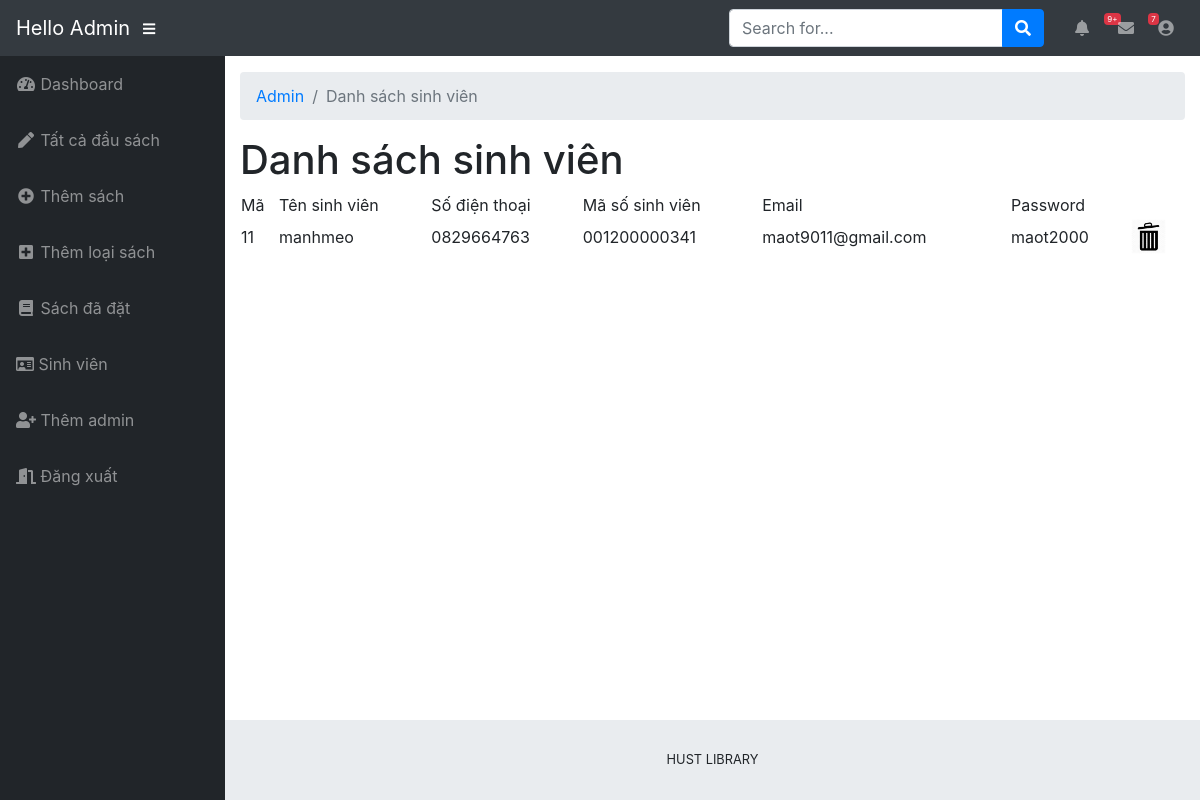
/admin/modules/info_kh.php, run on the app's committed database.
### tables this page shows
CREATE TABLE `kh` (
  `ma_kh` int(11) NOT NULL,
  `ten_kh` varchar(50) NOT NULL,
  `sdt` varchar(10) NOT NULL,
  `dia_chi` varchar(100) NOT NULL,
  `email` varchar(50) NOT NULL,
  `pass` varchar(50) NOT NULL
);

### admin/modules/info_kh.php (the view, shortened to what this page needs)
<?php require_once ("../layouts/header.php")?>
<div id="content-wrapper">
    <div class="container-fluid">
        <ol class="breadcrumb">
            <li class="breadcrumb-item">
                <a href="index.php">Admin</a>
            </li>
            <li class="breadcrumb-item active">Danh sách sinh viên</li>
        </ol>
        <h1>Danh sách sinh viên </h1>
        <?php
        include("include/open.php");
        $query = "select * from kh";
        $resultKh = mysqli_query($conn,$query);
        ?>
        <table style="width: 100%; padding-left: 12%"  class="kh">
            <tr>
                <td>Mã </td>
                <td>Tên sinh viên</td>
                <td>Số điện thoại</td>
                <td>Mã số sinh viên</td>
                <td>Email</td>
                <td>Password</td>
                <td></td>
            </tr>
            <?php
            while($row = mysqli_fetch_array($resultKh))
            {
                ?>
                <tr>
                    <td><?php echo $row["ma_kh"]; ?></td>
                    <td><?php echo $row["ten_kh"]; ?></td>
                    <td><?php echo $row["sdt"]?></td>
                    <td><?php echo $row["dia_chi"]?></td>
                    <td><?php echo $row["email"]?></td>
                    <td><?php echo $row["pass"]?></td>
                    <td><a href="delete_kh.php?ma=<?php  echo $row["ma_kh"]; ?>" onclick="return confirm('Xóa khách hàng?')"><img src="img/delete1.png" style="width: 35px; height: 35px" ></a></td>
                </tr>
                <?php
            }
            ?>
        </table>
    </div>
    <?php require_once ("../layouts/footer.php")?>

### data on the page
kh: ma_kh "11", ten_kh "manhmeo", sdt "0829664763", dia_chi "001200000341", email "maot9011@gmail.com", pass "maot2000"
